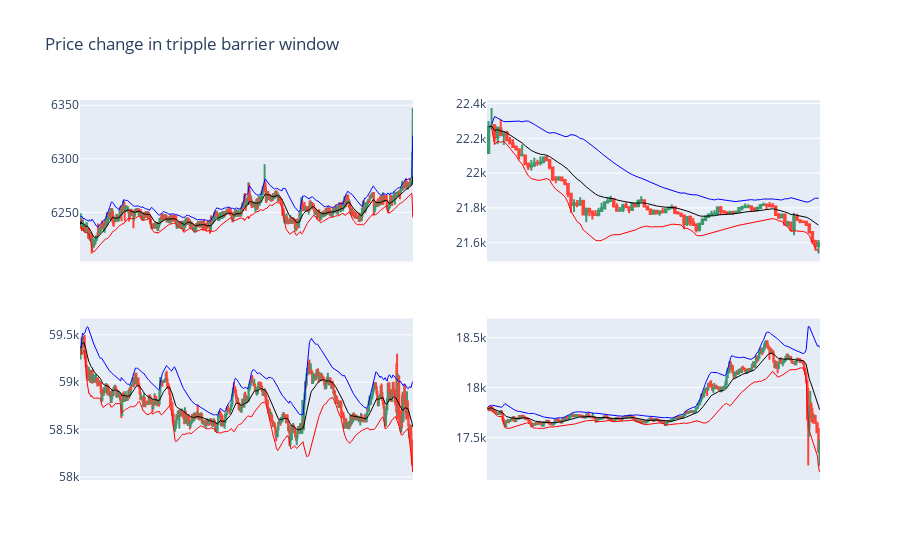

The notebook cell saved with this chart:
### Markdown cell above
#### Graph

### Code cell
import random
import plotly.graph_objects as go
from plotly.subplots import make_subplots

n = 2; m = 2
label_1 = labels[labels['bin'] == 1]
list_1 = random.sample(list(label_1.index), k = n*m)

fig = make_subplots(
    rows = n, cols = m
)

for idx, st in enumerate(list_1):
  et = triple_barrier_events.loc[st]['t1']
  gr_dt = data.loc[st:et]
  avg, upper, lower = bbands(gr_dt['close'], 20, no_of_stdev=2)
  fig.add_trace(go.Candlestick(x=gr_dt.index,
                open=gr_dt.open, high=gr_dt.high,
                low=gr_dt.low, close=gr_dt.close),
                row = idx//n + 1, col = idx%m + 1)
  fig.add_trace(go.Scatter(x=gr_dt.index, y = avg,
                           line = dict(color='black', width=1)),
                row = idx//n + 1, col = idx%m + 1)
  fig.add_trace(go.Scatter(x=gr_dt.index, y = upper,
                           line = dict(color='blue', width=1)),
                row = idx//n + 1, col = idx%m + 1)
  fig.add_trace(go.Scatter(x=gr_dt.index, y = lower,
                           line = dict(color='red', width=1)),
                row = idx//n + 1, col = idx%m + 1)
  
  fig.update_xaxes(rangeslider_visible=False, visible = False)

fig.update_layout(title = 'Price change in tripple barrier window ')
fig.update_traces(showlegend = False)
fig.show()
